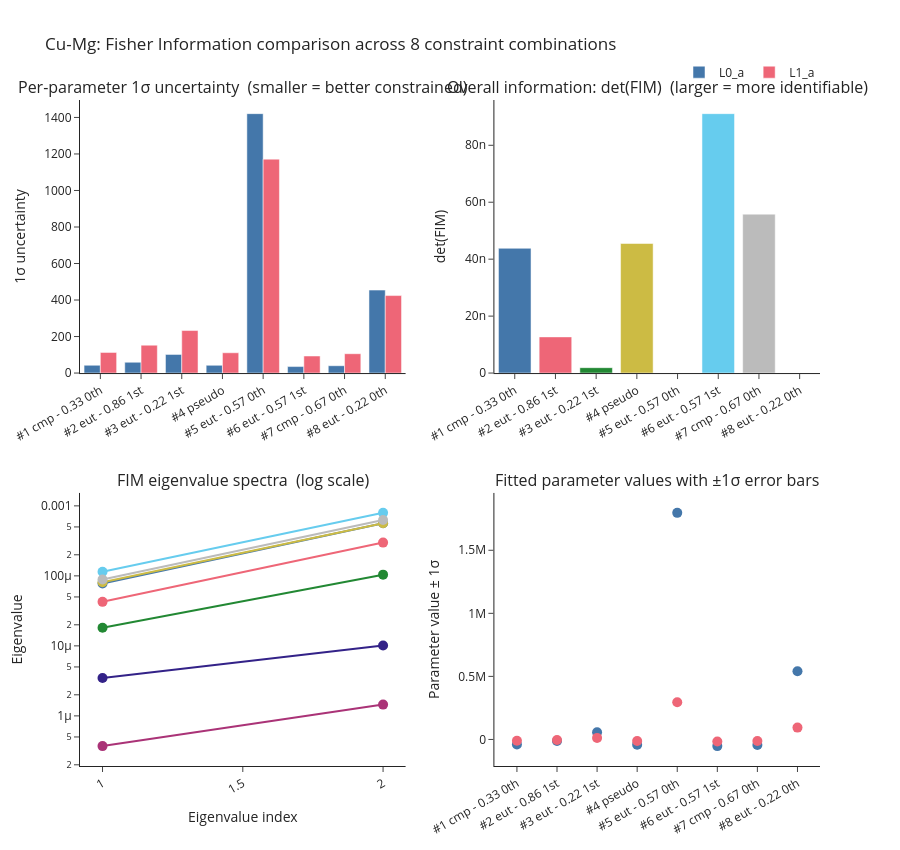

The code cell stored with this chart in its notebook:
### Code cell
# ============================================================
# STEP 5: Combined 2×2 visualization
# ============================================================

n_fits      = len(labels)
short_labels =  [l.split('/')[0] for l in labels]
colors      = ['#4477AA', '#EE6677', '#228833', '#CCBB44', '#AA3377',
                '#66CCEE', '#BBBBBB', '#332288']

fig = sp.make_subplots(
    rows=2, cols=2,
    subplot_titles=[
        "Per-parameter 1σ uncertainty  (smaller = better constrained)",
        "Overall information: det(FIM)  (larger = more identifiable)",
        "FIM eigenvalue spectra  (log scale)",
        "Fitted parameter values with ±1σ error bars",
    ],
    row_heights=[0.5, 0.5],
    horizontal_spacing=0.12,
    vertical_spacing=0.18,
)

param_colors = ['#4477AA', '#EE6677', '#228833', '#CCBB44']

# --- Top-left: grouped bar chart of per-parameter σ ---
for pi, pname in enumerate(free_param_names):
    stds = [np.sqrt(v) if not np.isnan(v) else 0.0
            for v in comparison.param_variance_table[pname]]
    fig.add_trace(
        go.Bar(x=short_labels, y=stds, name=pname,
               marker_color=param_colors[pi % len(param_colors)]),
        row=1, col=1
    )

# --- Top-right: det(FIM) bar chart ---
fig.add_trace(
    go.Bar(x=short_labels, y=comparison.det_fim_values,
           marker_color=[colors[i % len(colors)] for i in range(n_fits)],
           name='det(FIM)', showlegend=False),
    row=1, col=2
)

# --- Bottom-left: eigenvalue spectra ---
for i, (label, evs) in enumerate(zip(short_labels, comparison.eigenvalue_table)):
    valid_evs = evs[~np.isnan(evs)]
    if len(valid_evs) == 0:
        continue
    fig.add_trace(
        go.Scatter(
            x=list(range(1, len(valid_evs) + 1)),
            y=valid_evs,
            name=label,
            mode='markers+lines',
            marker=dict(color=colors[i % len(colors)], size=10),
            line=dict(color=colors[i % len(colors)]),
            showlegend=False,
        ),
        row=2, col=1
    )

# --- Bottom-right: fitted parameter values with ±1σ error bars ---
for pi, pname in enumerate(free_param_names):
    param_idx = ['L0_a', 'L0_b', 'L1_a', 'L1_b'].index(pname)
    vals = [bl_fits[i]._params[param_idx] for i in range(n_fits)]
    errs = [np.sqrt(comparison.param_variance_table[pname][i])
            if not np.isnan(comparison.param_variance_table[pname][i]) else 0.0
            for i in range(n_fits)]
    fig.add_trace(
        go.Scatter(
            x=short_labels,
            y=vals,
            error_y=dict(type='data', array=errs, visible=True),
            name=pname,
            mode='markers',
            marker=dict(color=param_colors[pi % len(param_colors)], size=10),
            showlegend=False,
        ),
        row=2, col=2
    )

# Layout
fig.update_yaxes(title_text="1σ uncertainty", row=1, col=1)
fig.update_yaxes(title_text="det(FIM)", row=1, col=2)
fig.update_xaxes(title_text="Eigenvalue index", row=2, col=1)
fig.update_yaxes(title_text="Eigenvalue", type='log', row=2, col=1)
fig.update_yaxes(title_text="Parameter value ± 1σ", row=2, col=2)
fig.update_xaxes(tickangle=-30)
fig.update_layout(
    title=f"{SYSTEM}: Fisher Information comparison across {n_fits} constraint combinations",
    barmode='group',
    template='simple_white',
    height=850,
    legend=dict(orientation='h', yanchor='bottom', y=1.02, xanchor='right', x=1),
)
fig.show()

### Figure 1 — Plotly figure (JSON) as saved in the notebook; plotly's stock layout.template omitted (floating-point values rounded to 4 significant figures)
{"data": [{"marker": {"color": "#4477AA"}, "name": "L0_a", "type": "bar", "x": ["#1 cmp - 0.33 0th", "#2 eut - 0.86 1st", "#3 eut - 0.22 1st", "#4 pseudo", "#5 eut - 0.57 0th", "#6 eut - 0.57 1st", "#7 cmp - 0.67 0th", "#8 eut - 0.22 0th"], "xaxis": "x", "y": [42.66, 59.21, 102.3, 42.38, 1421.0, 35.54, 40.14, 454.4], "yaxis": "y"}, {"marker": {"color": "#EE6677"}, "name": "L1_a", "type": "bar", "x": ["#1 cmp - 0.33 0th", "#2 eut - 0.86 1st", "#3 eut - 0.22 1st", "#4 pseudo", "#5 eut - 0.57 0th", "#6 eut - 0.57 1st", "#7 cmp - 0.67 0th", "#8 eut - 0.22 0th"], "xaxis": "x", "y": [113.2, 152.8, 232.9, 111.1, 1172.0, 93.37, 106.0, 424.4], "yaxis": "y"}, {"marker": {"color": ["#4477AA", "#EE6677", "#228833", "#CCBB44", "#AA3377", "#66CCEE", "#BBBBBB", "#332288"]}, "name": "det(FIM)", "showlegend": false, "type": "bar", "x": ["#1 cmp - 0.33 0th", "#2 eut - 0.86 1st", "#3 eut - 0.22 1st", "#4 pseudo", "#5 eut - 0.57 0th", "#6 eut - 0.57 1st", "#7 cmp - 0.67 0th", "#8 eut - 0.22 0th"], "xaxis": "x2", "y": [4.382e-08, 1.271e-08, 1.89e-09, 4.551e-08, 5.366e-13, 9.111e-08, 5.582e-08, 3.516e-11], "yaxis": "y2"}, {"line": {"color": "#4477AA"}, "marker": {"color": "#4477AA", "size": 10}, "mode": "markers+lines", "name": "#1 cmp - 0.33 0th", "showlegend": false, "type": "scatter", "x": [1, 2], "xaxis": "x3", "y": [7.779e-05, 0.0005633], "yaxis": "y3"}, {"line": {"color": "#EE6677"}, "marker": {"color": "#EE6677", "size": 10}, "mode": "markers+lines", "name": "#2 eut - 0.86 1st", "showlegend": false, "type": "scatter", "x": [1, 2], "xaxis": "x3", "y": [4.255e-05, 0.0002986], "yaxis": "y3"}, {"line": {"color": "#228833"}, "marker": {"color": "#228833", "size": 10}, "mode": "markers+lines", "name": "#3 eut - 0.22 1st", "showlegend": false, "type": "scatter", "x": [1, 2], "xaxis": "x3", "y": [1.816e-05, 0.0001041], "yaxis": "y3"}, {"line": {"color": "#CCBB44"}, "marker": {"color": "#CCBB44", "size": 10}, "mode": "markers+lines", "name": "#4 pseudo", "showlegend": false, "type": "scatter", "x": [1, 2], "xaxis": "x3", "y": [8.084e-05, 0.0005629], "yaxis": "y3"}, {"line": {"color": "#AA3377"}, "marker": {"color": "#AA3377", "size": 10}, "mode": "markers+lines", "name": "#5 eut - 0.57 0th", "showlegend": false, "type": "scatter", "x": [1, 2], "xaxis": "x3", "y": [3.702e-07, 1.45e-06], "yaxis": "y3"}, {"line": {"color": "#66CCEE"}, "marker": {"color": "#66CCEE", "size": 10}, "mode": "markers+lines", "name": "#6 eut - 0.57 1st", "showlegend": false, "type": "scatter", "x": [1, 2], "xaxis": "x3", "y": [0.0001146, 0.0007947], "yaxis": "y3"}, {"line": {"color": "#BBBBBB"}, "marker": {"color": "#BBBBBB", "size": 10}, "mode": "markers+lines", "name": "#7 cmp - 0.67 0th", "showlegend": false, "type": "scatter", "x": [1, 2], "xaxis": "x3", "y": [8.893e-05, 0.0006277], "yaxis": "y3"}, {"line": {"color": "#332288"}, "marker": {"color": "#332288", "size": 10}, "mode": "markers+lines", "name": "#8 eut - 0.22 0th", "showlegend": false, "type": "scatter", "x": [1, 2], "xaxis": "x3", "y": [3.475e-06, 1.012e-05], "yaxis": "y3"}, {"error_y": {"array": [42.66, 59.21, 102.3, 42.38, 1421.0, 35.54, 40.14, 454.4], "type": "data", "visible": true}, "marker": {"color": "#4477AA", "size": 10}, "mode": "markers", "name": "L0_a", "showlegend": false, "type": "scatter", "x": ["#1 cmp - 0.33 0th", "#2 eut - 0.86 1st", "#3 eut - 0.22 1st", "#4 pseudo", "#5 eut - 0.57 0th", "#6 eut - 0.57 1st", "#7 cmp - 0.67 0th", "#8 eut - 0.22 0th"], "xaxis": "x4", "y": [-39990.0, -12060.0, 57070.0, -41160.0, 1797000.0, -52790.0, -44710.0, 541000.0], "yaxis": "y4"}, {"error_y": {"array": [113.2, 152.8, 232.9, 111.1, 1172.0, 93.37, 106.0, 424.4], "type": "data", "visible": true}, "marker": {"color": "#EE6677", "size": 10}, "mode": "markers", "name": "L1_a", "showlegend": false, "type": "scatter", "x": ["#1 cmp - 0.33 0th", "#2 eut - 0.86 1st", "#3 eut - 0.22 1st", "#4 pseudo", "#5 eut - 0.57 0th", "#6 eut - 0.57 1st", "#7 cmp - 0.67 0th", "#8 eut - 0.22 0th"], "xaxis": "x4", "y": [-10310.0, -4533.0, 12120.0, -11950.0, 294600.0, -16150.0, -12830.0, 93830.0], "yaxis": "y4"}], "layout": {"annotations": [{"font": {"size": 16}, "showarrow": false, "text": "Per-parameter 1σ uncertainty  (smaller = better constrained)", "x": 0.22, "xanchor": "center", "xref": "paper", "y": 1, "yanchor": "bottom", "yref": "paper"}, {"font": {"size": 16}, "showarrow": false, "text": "Overall information: det(FIM)  (larger = more identifiable)", "x": 0.78, "xanchor": "center", "xref": "paper", "y": 1, "yanchor": "bottom", "yref": "paper"}, {"font": {"size": 16}, "showarrow": false, "text": "FIM eigenvalue spectra  (log scale)", "x": 0.22, "xanchor": "center", "xref": "paper", "y": 0.41, "yanchor": "bottom", "yref": "paper"}, {"font": {"size": 16}, "showarrow": false, "text": "Fitted parameter values with ±1σ error bars", "x": 0.78, "xanchor": "center", "xref": "paper", "y": 0.41, "yanchor": "bottom", "yref": "paper"}], "barmode": "group", "height": 850, "legend": {"orientation": "h", "x": 1, "xanchor": "right", "y": 1.02, "yanchor": "bottom"}, "title": {"text": "Cu-Mg: Fisher Information comparison across 8 constraint combinations"}, "xaxis": {"anchor": "y", "domain": [0, 0.44], "tickangle": -30}, "xaxis2": {"anchor": "y2", "domain": [0.56, 1], "tickangle": -30}, "xaxis3": {"anchor": "y3", "domain": [0, 0.44], "tickangle": -30, "title": {"text": "Eigenvalue index"}}, "xaxis4": {"anchor": "y4", "domain": [0.56, 1], "tickangle": -30}, "yaxis": {"anchor": "x", "domain": [0.59, 1], "title": {"text": "1σ uncertainty"}}, "yaxis2": {"anchor": "x2", "domain": [0.59, 1], "title": {"text": "det(FIM)"}}, "yaxis3": {"anchor": "x3", "domain": [0, 0.41], "title": {"text": "Eigenvalue"}, "type": "log"}, "yaxis4": {"anchor": "x4", "domain": [0, 0.41], "title": {"text": "Parameter value ± 1σ"}}}}
